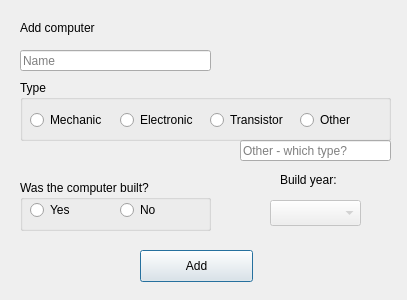
<?xml version="1.0" encoding="UTF-8"?>
<ui version="4.0">
 <class>addcomp</class>
 <widget class="QDialog" name="addcomp">
  <property name="geometry">
   <rect>
    <x>0</x>
    <y>0</y>
    <width>407</width>
    <height>300</height>
   </rect>
  </property>
  <property name="windowTitle">
   <string>Dialog</string>
  </property>
  <widget class="QLabel" name="label">
   <property name="geometry">
    <rect>
     <x>20</x>
     <y>20</y>
     <width>201</width>
     <height>16</height>
    </rect>
   </property>
   <property name="text">
    <string>Add computer</string>
   </property>
  </widget>
  <widget class="QLineEdit" name="line_compName">
   <property name="geometry">
    <rect>
     <x>20</x>
     <y>50</y>
     <width>191</width>
     <height>21</height>
    </rect>
   </property>
   <property name="placeholderText">
    <string>Name</string>
   </property>
  </widget>
  <widget class="QPushButton" name="button_addComp">
   <property name="geometry">
    <rect>
     <x>140</x>
     <y>250</y>
     <width>113</width>
     <height>32</height>
    </rect>
   </property>
   <property name="text">
    <string>Add</string>
   </property>
  </widget>
  <widget class="QComboBox" name="combobox_buildYear">
   <property name="enabled">
    <bool>false</bool>
   </property>
   <property name="geometry">
    <rect>
     <x>270</x>
     <y>200</y>
     <width>91</width>
     <height>26</height>
    </rect>
   </property>
  </widget>
  <widget class="QLabel" name="label_4">
   <property name="geometry">
    <rect>
     <x>280</x>
     <y>170</y>
     <width>81</width>
     <height>20</height>
    </rect>
   </property>
   <property name="text">
    <string>Build year:</string>
   </property>
  </widget>
  <widget class="QGroupBox" name="groupBox">
   <property name="geometry">
    <rect>
     <x>20</x>
     <y>80</y>
     <width>371</width>
     <height>61</height>
    </rect>
   </property>
   <property name="title">
    <string>Type</string>
   </property>
   <widget class="QRadioButton" name="radio_mech">
    <property name="geometry">
     <rect>
      <x>10</x>
      <y>30</y>
      <width>81</width>
      <height>20</height>
     </rect>
    </property>
    <property name="text">
     <string>Mechanic</string>
    </property>
   </widget>
   <widget class="QRadioButton" name="radio_elec">
    <property name="geometry">
     <rect>
      <x>100</x>
      <y>30</y>
      <width>81</width>
      <height>20</height>
     </rect>
    </property>
    <property name="text">
     <string>Electronic</string>
    </property>
   </widget>
   <widget class="QRadioButton" name="radio_oth">
    <property name="geometry">
     <rect>
      <x>280</x>
      <y>30</y>
      <width>61</width>
      <height>20</height>
     </rect>
    </property>
    <property name="text">
     <string>Other</string>
    </property>
   </widget>
   <widget class="QRadioButton" name="radio_trans">
    <property name="geometry">
     <rect>
      <x>190</x>
      <y>30</y>
      <width>81</width>
      <height>20</height>
     </rect>
    </property>
    <property name="text">
     <string>Transistor</string>
    </property>
   </widget>
  </widget>
  <widget class="QGroupBox" name="groupBox_2">
   <property name="geometry">
    <rect>
     <x>20</x>
     <y>180</y>
     <width>191</width>
     <height>51</height>
    </rect>
   </property>
   <property name="title">
    <string>Was the computer built?</string>
   </property>
   <widget class="QRadioButton" name="radio_no">
    <property name="geometry">
     <rect>
      <x>100</x>
      <y>20</y>
      <width>51</width>
      <height>20</height>
     </rect>
    </property>
    <property name="text">
     <string>No</string>
    </property>
   </widget>
   <widget class="QRadioButton" name="radio_yes">
    <property name="geometry">
     <rect>
      <x>10</x>
      <y>20</y>
      <width>100</width>
      <height>20</height>
     </rect>
    </property>
    <property name="text">
     <string>Yes</string>
    </property>
   </widget>
  </widget>
  <widget class="QLineEdit" name="line_otherType">
   <property name="geometry">
    <rect>
     <x>240</x>
     <y>140</y>
     <width>151</width>
     <height>21</height>
    </rect>
   </property>
   <property name="placeholderText">
    <string>Other - which type?</string>
   </property>
  </widget>
 </widget>
 <resources/>
 <connections/>
</ui>
